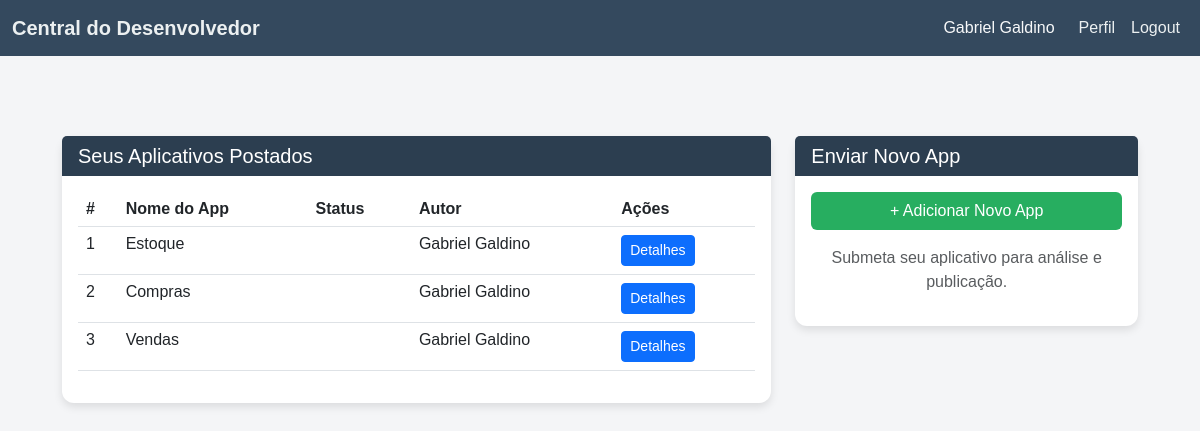
Before: /developer/ (signed in) with the older database file.
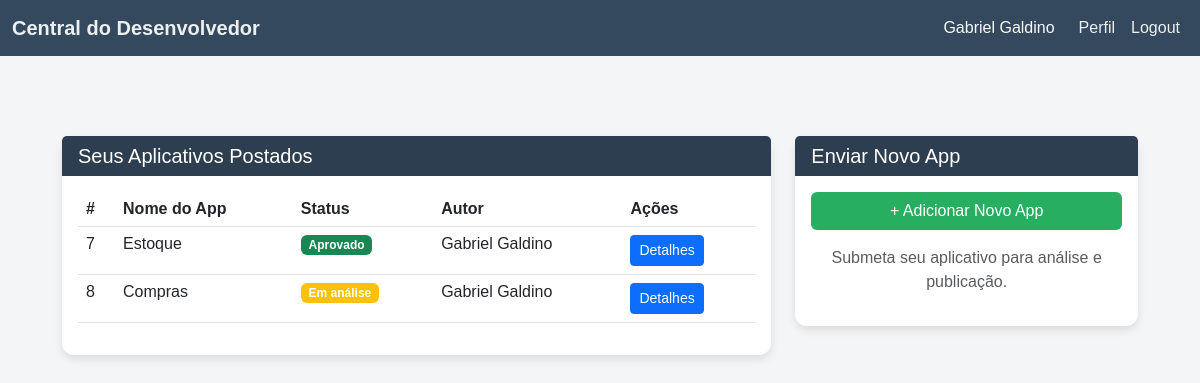
After: the same page with the newer database file.
### Usuario/models.py (models this page shows, shortened)
class Colaborador(AbstractUser):
    def validar_cpf(value):
        cpf = CPF()
        if not cpf.validate(value):
            raise ValidationError('CPF inválido.')
    colaborador_groups = models.ManyToManyField(Group, related_name='colaborador', blank=True)
    colaborador_permissions = models.ManyToManyField(Permission, related_name='colaborador_permission', blank=True)
    cpf = models.CharField(max_length=14, unique=True, validators=[validar_cpf])
    email = models.EmailField(max_length=50, unique=True)
    telefone = models.CharField(max_length=15, blank=True, null=True)
    endereco = models.ForeignKey(
        Endereco, on_delete=models.PROTECT, blank=True, null=True)
    data_nascimento = models.DateField(blank=True, null=True)
    empresa = models.ForeignKey(
        Empresa, on_delete=models.PROTECT, blank=True, null=True, related_name='colaboradores')
    setor = models.ForeignKey(Setor, on_delete=models.PROTECT,
                              blank=True, null=True, related_name='cargo')
    cargo = models.ForeignKey(Cargo, on_delete=models.PROTECT,
                              blank=True, null=True, related_name='cargo')
    matricula = models.CharField(max_length=20, unique=True, blank=True, null=True)
    data_demissao = models.DateField(blank=True, null=True)
    is_active = models.BooleanField(default=1)
    is_developer = models.BooleanField(default=False)
    USERNAME_FIELD = 'username'

### Market/models.py (models this page shows, shortened)
class App(models.Model):
    nome = models.CharField(max_length=20, unique=True, blank=False)
    descricao = models.CharField(max_length=200, blank=True)
    versao = models.CharField(max_length=20, blank=False)
    instalado = models.BooleanField(default=False)
    dependencias = models.JSONField(default=list)
    arquivo_pacote = models.FileField(upload_to='app_pacotes/')
    autor = models.ForeignKey(Developer, on_delete=models.PROTECT, blank=False, null=False)
    publicado = models.BooleanField(default=False)
    created_At = models.DateTimeField(auto_now_add=True)
    updated_At = models.DateTimeField(auto_now=True)
    approved_status = models.CharField(null=True, blank=True, max_length=50, editable=True)

### Market/views.py (the view, shortened to what this page needs)
# urls.py: path('developer/', developer_view, name='central'),
@login_required
def developer_view(request):
    dev = request.user.id
    app_form = AppRegisterForm()
    apps = App.objects.all()
    return render(request, 'desenvolvedor/central_do_desenvolvedor.html', {
        'app_form': app_form,
        'apps': apps
    })

### Market/auth_developers.py (called while the page is built)
    def get_user(self, user_id):
        try:
            return User.objects.get(pk=user_id, is_developer=True)
        except User.DoesNotExist:
            return None

### Market/templatetags/custom_tags.py (called while the page is built)
@register.filter
def status_badge_class(value):
    if value == 'Aprovado':
        return 'bg-success'
    elif value == 'Negado':
        return 'bg-danger'
    elif value == 'Em análise':
        return 'bg-warning'

### Market/templates/desenvolvedor/central_do_desenvolvedor.html (shortened to what this page needs)
{%load static %}
{% load custom_tags %}
<html lang="en">
<head>
    <link href="https://cdn.jsdelivr.net/npm/bootstrap@5.3.0-alpha3/dist/css/bootstrap.min.css" rel="stylesheet">
    <link rel="stylesheet" href="../../static/styles/central_do_desenvolvedor.css">
</head>
    <body>
        <header class="header">
            <nav class="navbar navbar-expand-lg navbar-dark">
                <div class="container-fluid">
                    <a class="navbar-brand" href="#">Central do Desenvolvedor</a>
                    <div class="navbar-nav ms-auto">
                        <span class="navbar-text text-light me-3">
                            {{ user.first_name }} {{ user.last_name }}
                        </span>
                        <a class="nav-link" href="#">Perfil</a>
                        <a class="nav-link" href="{% url 'dev_logout' %}">Logout</a>
                    </div>
                </div>
            </nav>
        </header>
        <div class="dashboard container mt-5">
            <div class="row g-4">
                <div class="col-md-8">
                    <div class="card">
                        <div class="card-header">
                            <h5 class="mb-0">Seus Aplicativos Postados</h5>
                        </div>
                        <div class="card-body">
                            <table class="table table-hover">
                                <thead>
                                    <tr>
                                        <th>#</th>
                                        <th>Nome do App</th>
                                        <th>Status</th>
                                        <th>Autor</th>
                                        <th>Ações</th>
                                    </tr>
                                </thead>
                                <tbody>
                                    {% for app in apps %}
                                    <tr>
                                        <td>{{ app.id }}</td>
                                        <td>{{ app.nome }}</td>
                                        <td>
                                            <span class="badge {{ app.approved_status|status_badge_class }} status">
                                                {{ app.approved_status }}
                                            </span>
                                        </td>
                                        <td>{{ app.autor.first_name }} {{ app.autor.last_name }}</td>
                                        <td><button class="btn btn-sm btn-primary">Detalhes</button></td>
                                    </tr>
                                {% empty %}
                                    <tr><td colspan="5">Nenhum aplicativo publicado</td></tr>
                                {% endfor %}
                                </tbody>
                            </table>
                        </div>
                    </div>
                </div>
                <div class="col-md-4">
                    <div class="card">
                        <div class="card-header">
                            <h5 class="mb-0">Enviar Novo App</h5>
                        </div>
                        <div class="card-body text-center">
                            <button class="btn btn-upload w-100 mb-3" data-bs-toggle="modal" data-bs-target="#uploadAppModal">
                                + Adicionar Novo App
                            </button>
                            <p class="text-muted">Submeta seu aplicativo para análise e publicação.</p>
                        </div>
                    </div>
                </div>
            </div>
        </div>
    </body>
</html>

### Market/static/styles/central_do_desenvolvedor.css (style rules this page uses)
body { background-color: #f4f5f7; font-family: Arial, sans-serif; }
.header .navbar { background-color: #34495e; }
.navbar-brand { font-weight: bold; color: #ecf0f1; }
.navbar-nav .nav-link { color: #ecf0f1; }
.dashboard { padding: 2rem; }
.card { border: none; border-radius: 12px; box-shadow: 0 4px 8px rgba(0, 0, 0, 0.1); }
.card-header { background-color: #2c3e50; color: #ffffff; border-bottom: none; border-radius: 12px 12px 0 0; }
.btn-upload { background-color: #27ae60; color: white; }

Changed rows visible on the page:
removed App: id "1", nome "Estoque", autor.first_name "Gabriel", autor.last_name "Galdino"
removed App: id "2", nome "Compras", autor.first_name "Gabriel", autor.last_name "Galdino"
removed App: id "3", nome "Vendas", autor.first_name "Gabriel", autor.last_name "Galdino"
added App: id "7", nome "Estoque", approved_status "Aprovado", autor.first_name "Gabriel", autor.last_name "Galdino"
added App: id "8", nome "Compras", approved_status "Em análise", autor.first_name "Gabriel", autor.last_name "Galdino"
